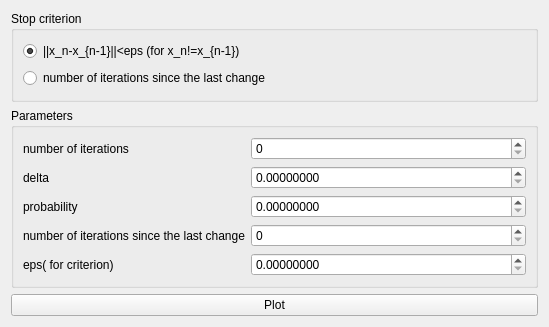
<?xml version="1.0" encoding="UTF-8"?>
<ui version="4.0">
 <class>Random_crit</class>
 <widget class="QWidget" name="Random_crit">
  <property name="geometry">
   <rect>
    <x>0</x>
    <y>0</y>
    <width>549</width>
    <height>327</height>
   </rect>
  </property>
  <property name="windowTitle">
   <string>Random search</string>
  </property>
  <layout class="QVBoxLayout" name="verticalLayout_2">
   <item>
    <widget class="QGroupBox" name="groupBox">
     <property name="title">
      <string>Stop criterion</string>
     </property>
     <layout class="QVBoxLayout" name="verticalLayout">
      <item>
       <widget class="QRadioButton" name="inc_rb">
        <property name="text">
         <string>||x_n-x_{n-1}||&lt;eps (for x_n!=x_{n-1})</string>
        </property>
        <property name="checked">
         <bool>true</bool>
        </property>
       </widget>
      </item>
      <item>
       <widget class="QRadioButton" name="iter_rb">
        <property name="text">
         <string>number of iterations since the last change</string>
        </property>
       </widget>
      </item>
     </layout>
    </widget>
   </item>
   <item>
    <widget class="QGroupBox" name="groupBox_2">
     <property name="title">
      <string>Parameters</string>
     </property>
     <layout class="QFormLayout" name="formLayout">
      <item row="0" column="0">
       <widget class="QLabel" name="label">
        <property name="text">
         <string>number of iterations</string>
        </property>
       </widget>
      </item>
      <item row="0" column="1">
       <widget class="QSpinBox" name="n"/>
      </item>
      <item row="1" column="0">
       <widget class="QLabel" name="label_2">
        <property name="text">
         <string>delta</string>
        </property>
       </widget>
      </item>
      <item row="1" column="1">
       <widget class="QDoubleSpinBox" name="delta">
        <property name="decimals">
         <number>8</number>
        </property>
       </widget>
      </item>
      <item row="2" column="0">
       <widget class="QLabel" name="label_3">
        <property name="text">
         <string>probability</string>
        </property>
       </widget>
      </item>
      <item row="2" column="1">
       <widget class="QDoubleSpinBox" name="p">
        <property name="decimals">
         <number>8</number>
        </property>
       </widget>
      </item>
      <item row="3" column="1">
       <widget class="QSpinBox" name="m"/>
      </item>
      <item row="3" column="0">
       <widget class="QLabel" name="label_4">
        <property name="text">
         <string>number of iterations since the last change</string>
        </property>
       </widget>
      </item>
      <item row="4" column="0">
       <widget class="QLabel" name="label_5">
        <property name="text">
         <string>eps( for criterion)</string>
        </property>
       </widget>
      </item>
      <item row="4" column="1">
       <widget class="QDoubleSpinBox" name="eps">
        <property name="decimals">
         <number>8</number>
        </property>
       </widget>
      </item>
     </layout>
    </widget>
   </item>
   <item>
    <widget class="QPushButton" name="plot_button">
     <property name="text">
      <string>Plot</string>
     </property>
    </widget>
   </item>
  </layout>
 </widget>
 <resources/>
 <connections/>
</ui>
